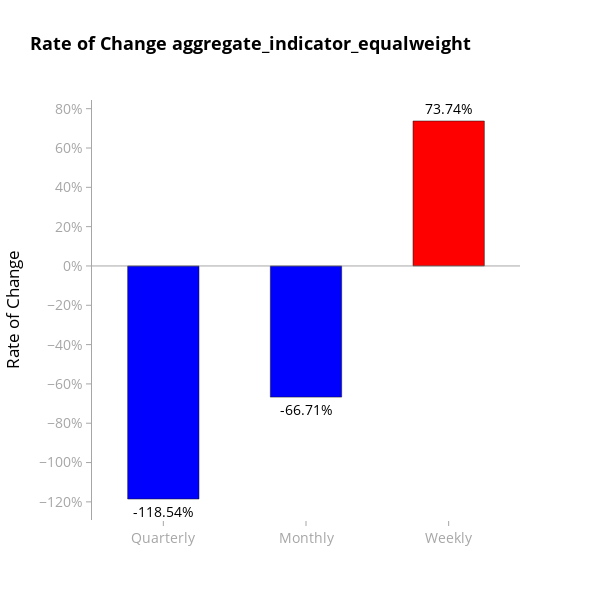
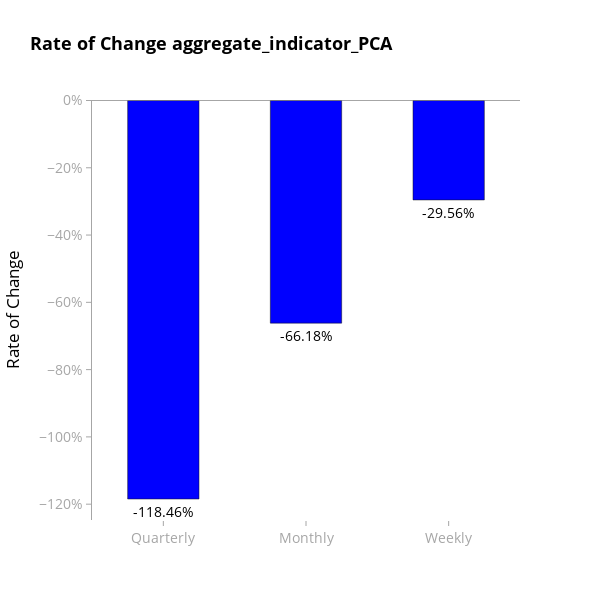

Notebook source saved alongside these figures, in order:
### Code cell
import plotly.io as pio  # Import plotly.io for saving HTML

# Define the color codes (matching the colors in create_indicator_chart)
GREY_COLOR = 'rgba(128, 128, 128, 0.7)'  # Semi-transparent grey
RED_COLOR = 'red'  # Red color for positive changes
BLUE_COLOR = 'blue'  # Blue color for negative changes

# Function to calculate percentage changes for given time periods
def calculate_periodic_changes(df, column):
    # Calculate the percentage changes for weekly, monthly, and quarterly periods
    weekly_change = df[column].pct_change(7).iloc[-1] * 100  # 7 days for weekly change
    monthly_change = df[column].pct_change(30).iloc[-1] * 100  # 30 days for monthly change
    quarterly_change = df[column].pct_change(90).iloc[-1] * 100  # 90 days for quarterly change

    return weekly_change, monthly_change, quarterly_change

# Create the bar chart for quarterly, monthly, and weekly changes
def create_bar_chart(merged_df, column):
    # Calculate percentage changes for the specified column
    weekly_change, monthly_change, quarterly_change = calculate_periodic_changes(merged_df, column)
    
    # Define the periods and changes in the new order: quarterly, monthly, weekly
    periods = ['Quarterly', 'Monthly', 'Weekly']
    changes = [quarterly_change, monthly_change, weekly_change]
    
    # Determine the color for each bar: RED_COLOR for positive, BLUE_COLOR for negative
    colors = [RED_COLOR if change > 0 else BLUE_COLOR for change in changes]

    # Create the bar chart with the updated bar width
    fig = go.Figure()
    fig.add_trace(
        go.Bar(
            x=periods,
            y=changes,
            marker_color=colors,  # Set the colors for each bar
            text=[f"{change:.2f}%" for change in changes],  # Add text labels with percentage values
            textposition='outside',
            width=0.5  # Make the bars wider (as per your change)
        )
    )

    # Customize the layout
    fig.update_layout(
        title={
            'text': f"Rate of Change {column}",
            'font': {'color': 'black', 'size': 18, 'weight': 'bold'}
        },
        xaxis_title=None,  # Remove the x-axis title
        yaxis_title="Rate of Change",  # Change "Percentage Change" to "Rate of Change"
        yaxis_ticksuffix="%",
        plot_bgcolor='white',
        paper_bgcolor='white',
        font={'color': 'black', 'size': 14},
        width=600,  # Keep width at 600 pixels
        height=600,  # Keep height at 600 pixels
        hovermode="x unified",
    )

    # Add a horizontal line at y = 0%
    fig.add_hline(y=0, line_dash="solid", line_color=GREY_COLOR, line_width=1)

    # Set y-axis tickers to every 20% (like 0, 20, 40, 60, ... and -20, -40, -60, ...)
    fig.update_yaxes(
        showgrid=False, 
        tickfont={'color': GREY_COLOR, 'size': 14},  # Make y-axis labels grey
        zeroline=False,
        linecolor=GREY_COLOR,  # Grey color for y-axis lines
        showline=True,
        ticks='outside',
        tickcolor=GREY_COLOR,
        dtick=20  # Set dtick to 20 to display tickers every 20%
    )

    # Update x-axis (periods)
    fig.update_xaxes(
        showgrid=False, 
        tickfont={'color': GREY_COLOR, 'size': 14},  # Make x-axis labels grey
        zeroline=False,
        linecolor=None,  # Remove x-axis line
        showline=False,  # Ensure no line on x-axis
        ticks='outside',
        tickcolor=GREY_COLOR
    )

    # Show the chart
    fig.show()

    # Save the chart as an HTML file
    pio.write_html(fig, file=f'{column}_periodic_changes_chart.html')

# Call the function for aggregate indicator columns and save charts
create_bar_chart(merged_df, 'aggregate_indicator_equalweight')
create_bar_chart(merged_df, 'aggregate_indicator_PCA')

### Figure 1 — Plotly figure (JSON) as saved in the notebook; plotly's stock layout.template omitted (floating-point values rounded to 4 significant figures)
{"data": [{"marker": {"color": ["blue", "blue", "red"]}, "text": ["-118.54%", "-66.71%", "73.74%"], "textposition": "outside", "width": 0.5, "x": ["Quarterly", "Monthly", "Weekly"], "y": [-118.5, -66.71, 73.74], "type": "bar"}], "layout": {"title": {"font": {"color": "black", "size": 18, "weight": "bold"}, "text": "Rate of Change aggregate_indicator_equalweight"}, "yaxis": {"title": {"text": "Rate of Change"}, "ticksuffix": "%", "tickfont": {"color": "rgba(128, 128, 128, 0.7)", "size": 14}, "showgrid": false, "zeroline": false, "linecolor": "rgba(128, 128, 128, 0.7)", "showline": true, "ticks": "outside", "tickcolor": "rgba(128, 128, 128, 0.7)", "dtick": 20}, "font": {"color": "black", "size": 14}, "xaxis": {"title": {}, "tickfont": {"color": "rgba(128, 128, 128, 0.7)", "size": 14}, "showgrid": false, "zeroline": false, "showline": false, "ticks": "outside", "tickcolor": "rgba(128, 128, 128, 0.7)"}, "plot_bgcolor": "white", "paper_bgcolor": "white", "width": 600, "height": 600, "hovermode": "x unified", "shapes": [{"line": {"color": "rgba(128, 128, 128, 0.7)", "dash": "solid", "width": 1}, "type": "line", "x0": 0, "x1": 1, "xref": "x domain", "y0": 0, "y1": 0, "yref": "y"}]}}

### Figure 2 — Plotly figure (JSON) as saved in the notebook; plotly's stock layout.template omitted (floating-point values rounded to 4 significant figures)
{"data": [{"marker": {"color": ["blue", "blue", "blue"]}, "text": ["-118.46%", "-66.18%", "-29.56%"], "textposition": "outside", "width": 0.5, "x": ["Quarterly", "Monthly", "Weekly"], "y": [-118.5, -66.18, -29.56], "type": "bar"}], "layout": {"title": {"font": {"color": "black", "size": 18, "weight": "bold"}, "text": "Rate of Change aggregate_indicator_PCA"}, "yaxis": {"title": {"text": "Rate of Change"}, "ticksuffix": "%", "tickfont": {"color": "rgba(128, 128, 128, 0.7)", "size": 14}, "showgrid": false, "zeroline": false, "linecolor": "rgba(128, 128, 128, 0.7)", "showline": true, "ticks": "outside", "tickcolor": "rgba(128, 128, 128, 0.7)", "dtick": 20}, "font": {"color": "black", "size": 14}, "xaxis": {"title": {}, "tickfont": {"color": "rgba(128, 128, 128, 0.7)", "size": 14}, "showgrid": false, "zeroline": false, "showline": false, "ticks": "outside", "tickcolor": "rgba(128, 128, 128, 0.7)"}, "plot_bgcolor": "white", "paper_bgcolor": "white", "width": 600, "height": 600, "hovermode": "x unified", "shapes": [{"line": {"color": "rgba(128, 128, 128, 0.7)", "dash": "solid", "width": 1}, "type": "line", "x0": 0, "x1": 1, "xref": "x domain", "y0": 0, "y1": 0, "yref": "y"}]}}
